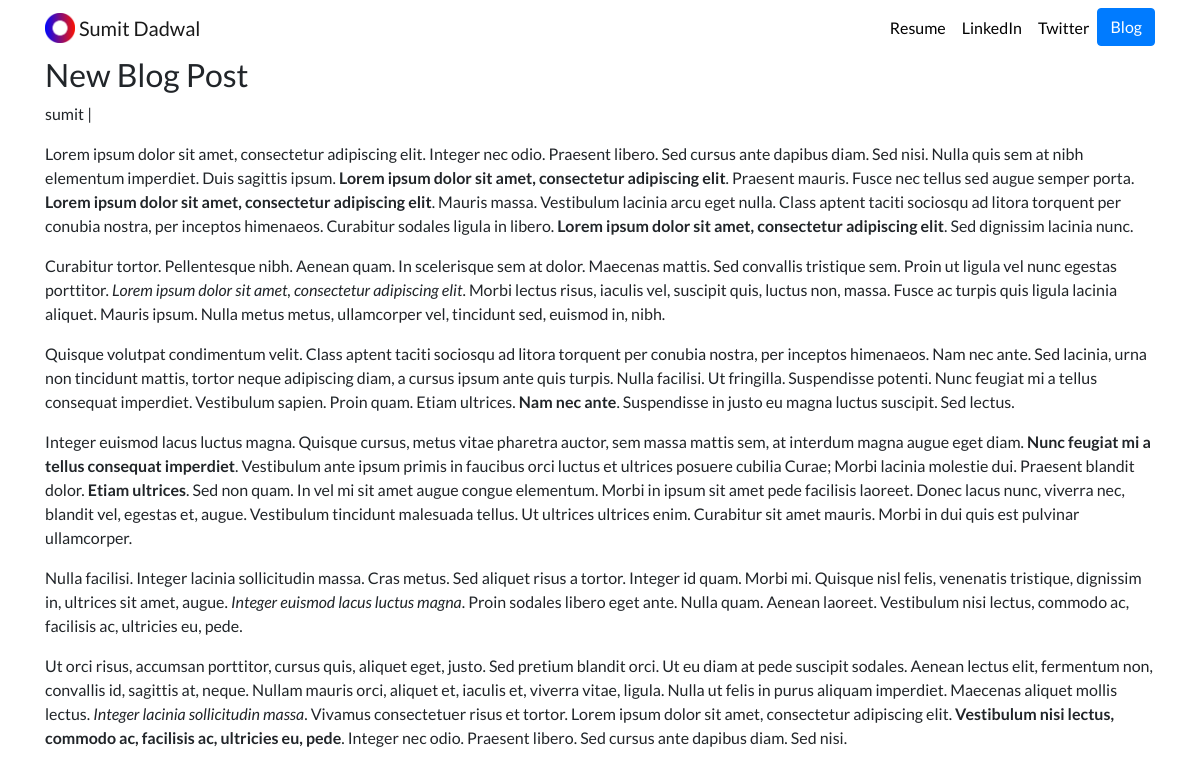
Page /blog/1/ on the committed database.
### blog/models.py (models this page shows, shortened)
class Post(models.Model):
    title = models.CharField(max_length=100)
    description = models.TextField()
    author = models.ForeignKey(User, on_delete=models.CASCADE)

### blog/views.py (the view)
# urls.py: path('<int:pk>/', PostDetailView.as_view(), name='blog-details'),
class PostDetailView(DetailView):
    model = Post
    template_name = 'blog/details.html'

### blog/templates/blog/details.html
{% extends 'portfolio/base.html' %}
{% block content %}
<h2>{{object.title}}</h2>
<p>{{object.author}} | {{post.date_posted|date:'M d, Y'}}</p>
<p>{{object.description|safe}}</p>
{% endblock content %}

### portfolio/static/portfolio/custom.css (style rules this page uses)
body { font-family: 'Lato', sans-serif; }

### rows in the picture
Post: title "New Blog Post", author "sumit", description "Lorem ipsum dolor sit amet, consectetur adipiscing elit. Integer nec odio. Praesent libero. Sed cursus ante dapibus diam. Sed nisi. Nulla quis sem at nibh elementum imperdiet. Duis sagittis ipsum. Lorem ipsum dolor sit amet, consectetur adipiscing elit . Praesent mauris. Fusce nec tellus sed augue semper porta. Lorem ipsum dolor sit amet, consectetur adipiscing elit . Mauris massa. Vestibulum lacinia arcu eget nulla. Class aptent taciti sociosqu ad litora torquent per conubia nostra, per inceptos himenaeos. Curabitur sodales ligula in libero. Lorem ipsum dolor sit amet, consectetur adipiscing elit . Sed dignissim lacinia nunc. Curabitur tortor. Pellentesque nibh. Aenean quam. In scelerisque…"
